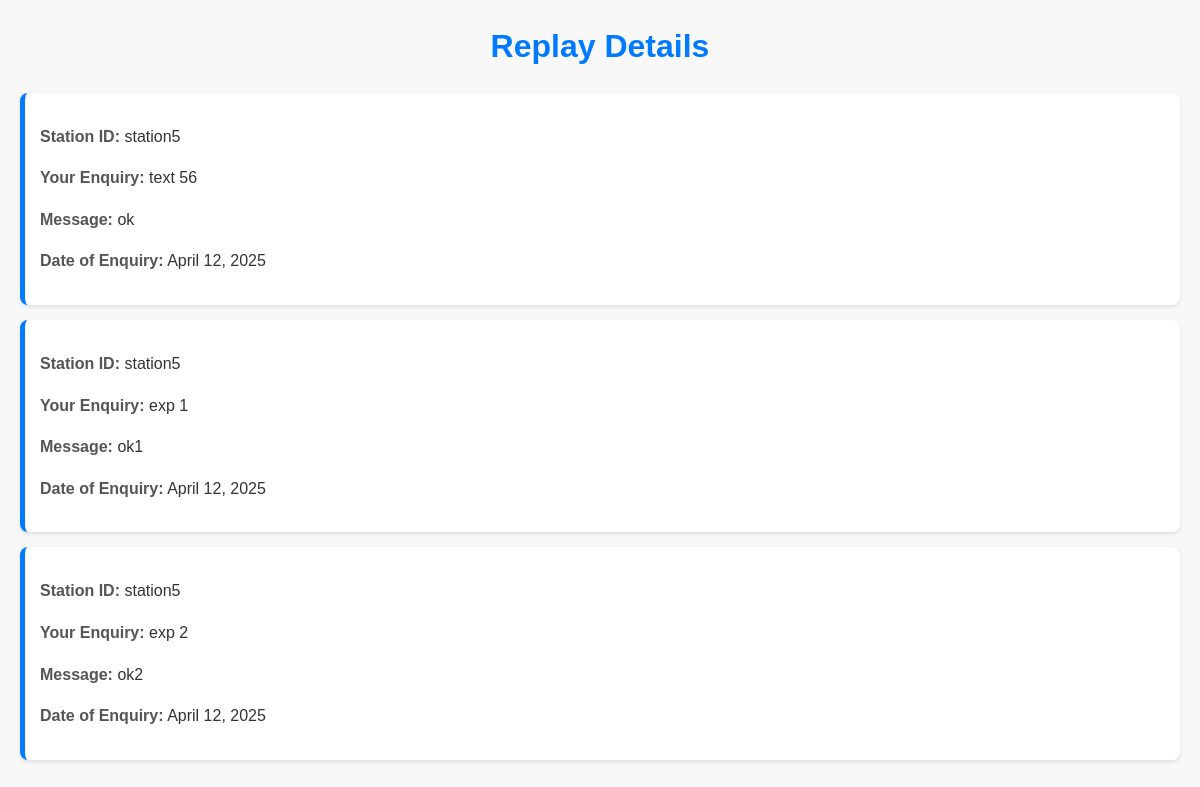
/view_replay/ (signed in), run on an earlier commit of the app's database.
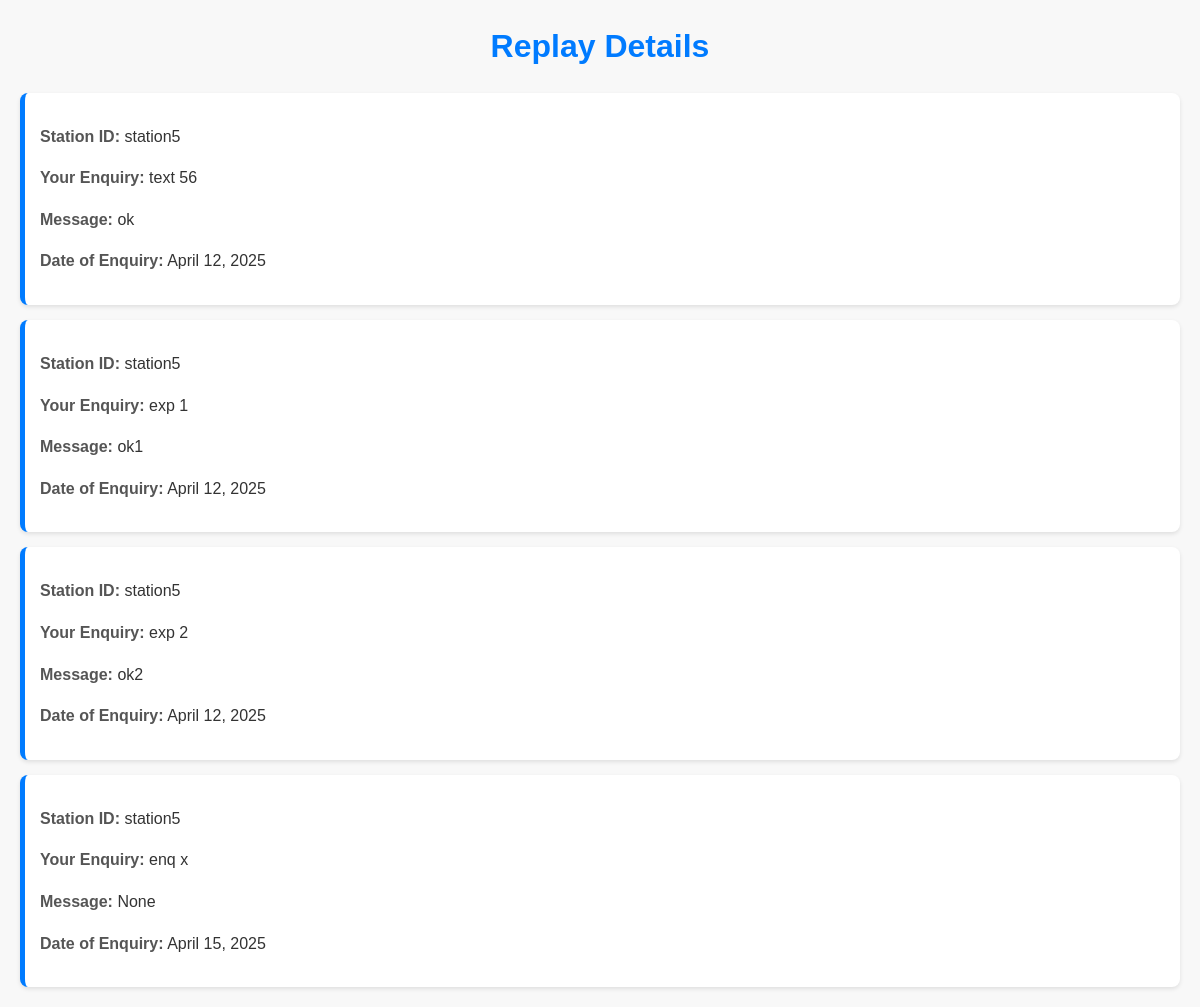
And on a later commit of the database.
### app_mini/models.py (models this page shows)
class Enquiry(models.Model):
    user_id = models.ForeignKey(user_registration, on_delete=models.SET_NULL, null=True)
    station_id = models.ForeignKey(police_station_registration, on_delete=models.SET_NULL, null=True)
    enquiry_data = models.TextField()
    date = models.DateField(auto_now_add=True, null=True)
    reply = models.TextField(null = True)

class police_station_registration(models.Model):
    station_id = models.CharField(max_length=100, primary_key=True)
    login_id = models.ForeignKey(login, on_delete=models.CASCADE, null=True, blank=True)
    address_line_1 = models.CharField(max_length=100)
    address_line_2 = models.CharField(max_length=100)
    district = models.CharField(max_length=50)
    city = models.CharField(max_length=50)
    contact = models.CharField(max_length=50)
    def __str__(self):
        return (self.station_id)

### app_mini/views.py (the view)
# urls.py: path('view_replay/', views.view_replay, name='view_replay'),
def view_replay(request):
    login_id = request.session.get('user_id')
    login_info = get_object_or_404(login, id = login_id)
    reg_info = get_object_or_404(user_registration, login_id = login_info)
    enq = Enquiry.objects.filter(user_id = reg_info)
    return render(request, 'public/view_replay.html', {'enq':enq})

### app_mini/templates/public/view_replay.html (shortened to what this page needs)
<!DOCTYPE html>
<html lang="en">
<head>
</head>
<body>
    <h1>Replay Details</h1>
    {% if enq|length > 0 %}
        {% for rep in enq %}
            <div class="replay-item">
                <p><strong>Station ID:</strong> {{ rep.station_id }}</p>
                <p><strong>Your Enquiry:</strong> {{ rep.enquiry_data }}</p>
                <p><strong>Message:</strong> {{ rep.reply }}</p>
                <p><strong>Date of Enquiry:</strong> {{ rep.date }}</p>
            </div>
        {% endfor %}
    {% else %}
        <p style="text-align: center; color: #dc3545; font-style: italic;">No replay details available.</p>
    {% endif %}
</body>
</html>

What changed in the data, as far as the page shows it:
added Enquiry: station_id "station5", enquiry_data "enq x", reply "None", date "April 15, 2025"
